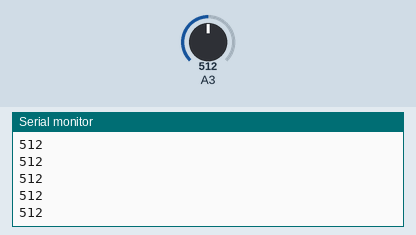
The sketch below on a simulated Arduino Uno, built with avr-gcc and run on an emulated ATmega328P. On the bench: the last lines printed to the serial monitor. Inputs (shaded band) come from the test bench; at power-on: A3 = 512.

Above: at 1.2 s.
1.3 s: A3 set to 438
At 1.32 s:
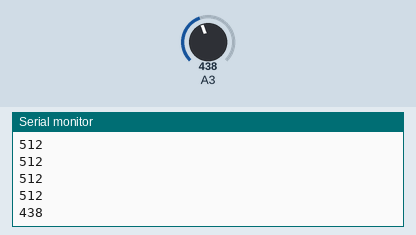
2.8 s: A3 set to 458
At 2.83 s:
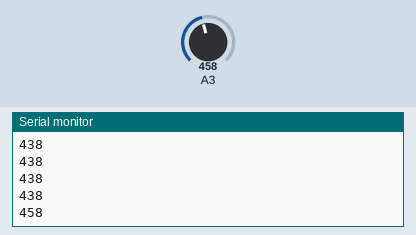
Timing chart, 0 to 5.8 s (numbered marks = the images above; inputs shaded):
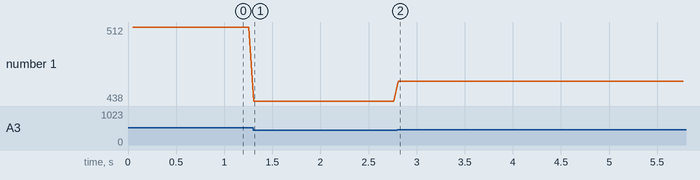

The sketch:

ENGR290.ino
```cpp
#include <Arduino.h>

void setupIR();
uint16_t getIRDistance();

uint16_t adcResult = 0;
uint8_t reading = 0;
uint8_t spinLock = 0;
int trigPin = 13;                     //Trig
int echoPin = 3;    //Echo
long duration, cm, inches;
int LED_PIN=2;
int val;
int a=255/40;
long ledLevel = 10;
bool IRnUS = 1; //1 to use IR 0 to use US

void setup() {
  setupIR();
  TCCR2A = 0x81; //standard phase correct PWM on channel B
  TCCR2B = 0x05; //phase correct pwm, prescaler = 1
  OCR2A = 0xe0; //very high duty cycle
  DDRD |= 1 << 3;
  ///PORTD |= 1 << 3;
  DDRB |= 1 << 5;
  //PORTB |= 1 << 5;
  pinMode(trigPin, OUTPUT);
  pinMode(echoPin, INPUT);
  Serial.begin(9600);
  delay(50);
  //Serial.println("starting");
}

void loop() {
  if (IRnUS) {
    Serial.println(getIRDistance());
    //Serial.println(OCR2A);
    OCR2A = ADC >> 2;
    if (ADC <= 448 || ADC >= 813) {
      PORTB |= 1 << 5;
    } else {
      PORTB &= ~(1 << 5);
    }
    delay(50);
  } else {
    digitalWrite(trigPin, LOW);
    delayMicroseconds(5);
    digitalWrite(trigPin, HIGH);
    delayMicroseconds(10);
    digitalWrite(trigPin, LOW);

    duration = pulseIn(echoPin, HIGH);
    if (duration <= 875 || duration >= 2282) {
      PORTB |= 1 << 5;
      delay(5);
    } else {
      PORTB &= ~(1 << 5);
    }
    if (duration < 65529) {
      OCR2A = (65530 - duration);
    } else {
      OCR2A = 1;
    }
    cm = (duration/2) / 29;
  // inches = (duration/2) / 74;
    Serial.println(duration);
    if(cm<40){
        Serial.print(inches);
    Serial.print("in, ");
    Serial.print(cm);
    Serial.print("cm");
    Serial.println();
    }
    delay(50);
  }
}

void setupIR() {
  DDRC &= ~(1 << 3); //set ADC3 or PC3 to input
  ADMUX = 0x03; //using AREF as reference with ADC3 selected as input
  ADCSRA = 0x80; //enable ADC, with prescaler = 2
}

uint16_t getIRDistance() {
  ADCSRA |= 0x40; //start conversion
  while(ADCSRA & (1 << 6)) {//bit 6 is cleared when conversion is complete
    spinLock++;
    //Serial.println("spinning");
    //delay(500);
  }
  //OCR2A = ADC >> 2;
  return ADC;
}
```

Measured:
- after the input at 1.3 s, the serial monitor: prints a new line at once (image 1)
- after the input at 2.8 s, the serial monitor: prints a new line at once (image 2)
- plotted number 1: 512 → 438 after the input at 1.3 s, 438 → 458 after the input at 2.8 s
